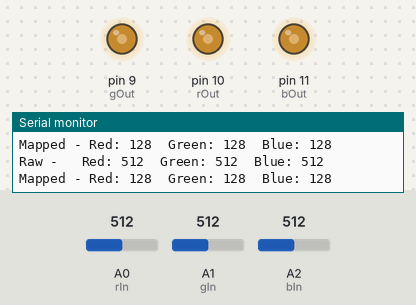
Recording of a sketch running on a simulated Arduino Uno, built with avr-gcc and run on an emulated ATmega328P. Parts: output pins drawn as LEDs (lit = HIGH), the last lines printed to the serial monitor. Inputs (shaded band) come from the test bench; at power-on: A0 (rIn) = 512, A1 (gIn) = 512, A2 (bIn) = 512.

Above: at 1.2 s.
1.3 s: A0 (rIn) set to 900
At 2.5 s:
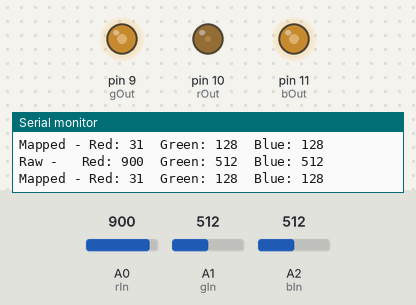
2.8 s: A1 (gIn) set to 306
At 3.5 s:
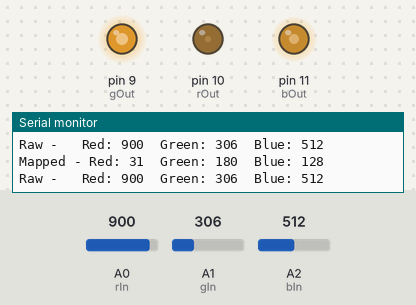
4.3 s: A2 (bIn) set to 620
At 4.9 s:
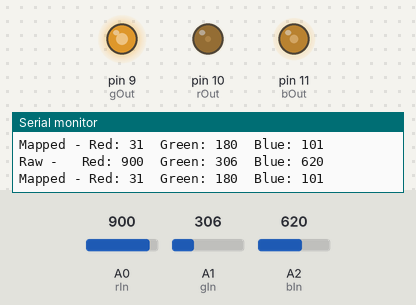
7.3 s: A2 (bIn) set to 638
At 8.8 s:
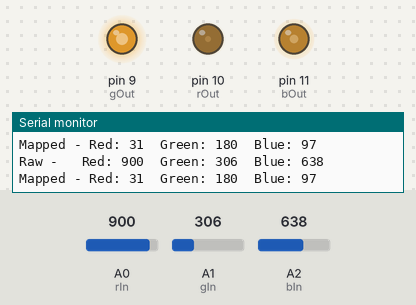
10.3 s: A0 (rIn) set to 511
At 11.2 s:
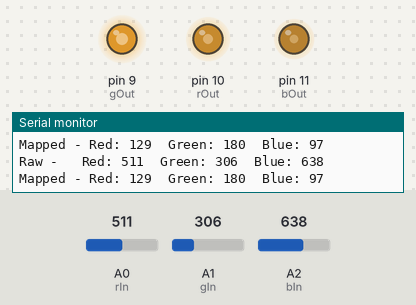
11.8 s: A1 (gIn) set to 0
At 13.1 s:
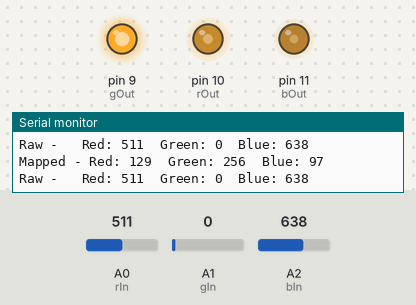
Timing chart, 0 to 14.3 s (numbered marks = the images above; inputs shaded):
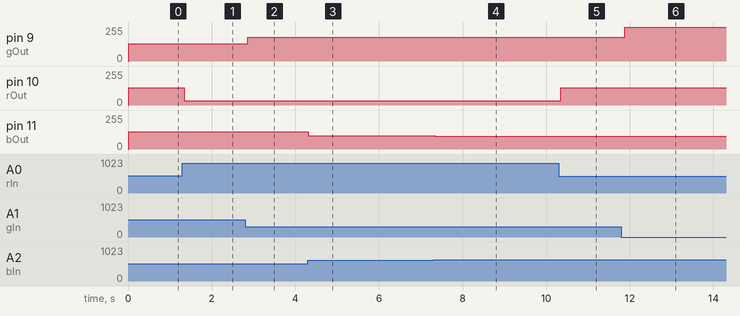

Measured:
- after the input at 1.3 s, pin 10 (rOut): 128/255 → 31/255 at once
- after the input at 2.8 s, pin 9 (gOut): 128/255 → 180/255 after 0.06 s
- after the input at 4.3 s, pin 11 (bOut): 128/255 → 101/255 at once
- after the input at 7.3 s, pin 11 (bOut): 101/255 → 97/255 after 0.05 s
- after the input at 10.3 s, pin 10 (rOut): 31/255 → 129/255 after 0.05 s
- after the input at 11.8 s, pin 9 (gOut): 180/255 → 255/255 after 0.07 s

The sketch:

proj04_ColorMixingLamp-Invert.ino
```cpp
/* Arduino Starter Kit Tutorial
 * Color Mixing Lamp   (photoresistor)
 */
 //TODO: Add Comments & use more descriptive names
const int rOut = 10;
const int gOut = 9;
const int bOut = 11;

const int rIn = A0;
const int gIn = A1;
const int bIn = A2;

int rRaw = 0;
int gRaw = 0;
int bRaw = 0;

int red = 0;
int green = 0;
int blue = 0;

void setup() {
 Serial.begin(9600);

 pinMode(rOut, OUTPUT);
 pinMode(gOut, OUTPUT);
 pinMode(bOut, OUTPUT);

}

void loop() {
  rRaw = analogRead(rIn);
  delay(5);
  gRaw = analogRead(gIn);
  delay(5);
  bRaw = analogRead(bIn);
  delay(5);

  red = 256 - rRaw/4;
  green = 256 - gRaw/4;
  blue = 256 - bRaw/4;

  if (red < 0) { red = 0; }
  if (green < 0) { green = 0; }
  if (blue < 0) { blue = 0; }

  analogWrite(rOut, red);
  analogWrite(gOut, green);
  analogWrite(bOut, blue);

  Serial.print("Raw -\t Red: ");
  Serial.print(rRaw);
  Serial.print("\tGreen: ");
  Serial.print(gRaw);
  Serial.print("\tBlue: ");
  Serial.println(bRaw);

  Serial.print("Mapped - Red: ");
  Serial.print(red);
  Serial.print("\tGreen: ");
  Serial.print(green);
  Serial.print("\tBlue: ");
  Serial.println(blue);
}
```
